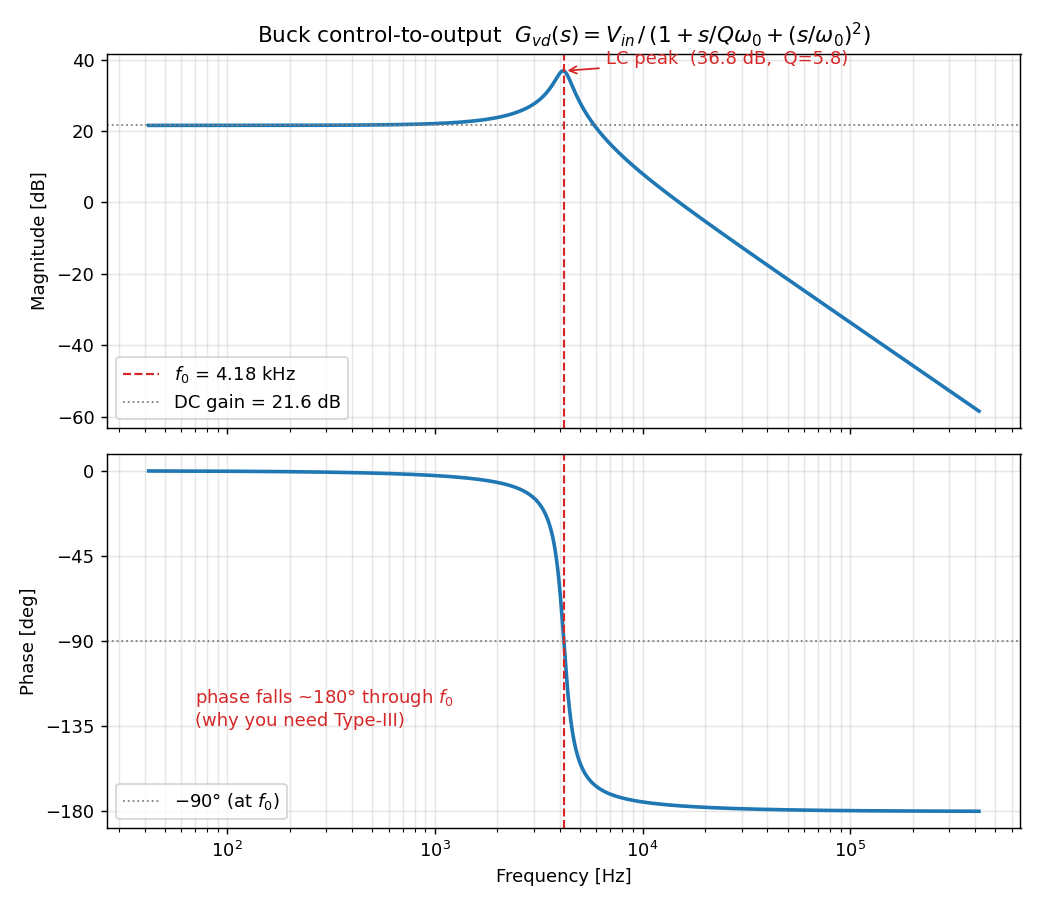

The Python source for this figure:
"""
Phase 0 — Control-to-output transfer function of a voltage-mode buck converter.

G_vd(s) describes how a small wiggle in the duty cycle d moves the output
voltage V_out. For a voltage-mode buck it is a second-order system: the output
L-C filter forms a resonant double-pole. This script builds G_vd(s), prints the
resonant frequency, and plots its Bode diagram.

    G_vd(s) = V_in / ( 1 + s/(Q*w0) + (s/w0)^2 )      with  w0 = 1/sqrt(L*C)

Why this matters: notice the phase plunges ~180 deg as you sweep past f0. A
double-pole eats 180 deg of phase margin in a hurry, which is exactly why a
plain integrator won't stabilize this loop -- you'll need a Type-III
compensator later to claw that phase back.
"""

import numpy as np
import matplotlib.pyplot as plt
import control as ct

# ----------------------------------------------------------------------------
# Parameters (Phase 0 power stage)
# ----------------------------------------------------------------------------
L = 33e-6        # output inductor [H]
C = 44e-6        # output capacitor [F]
V_in = 12.0      # input voltage [V]  -> sets the DC gain of G_vd

# Q (damping) is set by the load and parasitics. For an ideal buck driving a
# resistive load R:   Q = R * sqrt(C/L) = R / Z0,  where Z0 = sqrt(L/C).
R_load = 5.0                       # load resistance [ohm]
Z0 = np.sqrt(L / C)                # characteristic impedance of the LC tank [ohm]
Q = R_load / Z0                    # quality factor (dimensionless)

# ----------------------------------------------------------------------------
# Resonant frequency
# ----------------------------------------------------------------------------
w0 = 1.0 / np.sqrt(L * C)          # [rad/s]
f0 = w0 / (2.0 * np.pi)            # [Hz]

print(f"Z0  = sqrt(L/C)        = {Z0:.3f} ohm")
print(f"Q   = R_load / Z0      = {Q:.3f}")
print(f"w0  = 1/sqrt(L*C)      = {w0:.1f} rad/s")
print(f"f0  = 1/(2*pi*sqrt(LC)) = {f0/1e3:.2f} kHz")
print(f"DC gain G_vd(0)        = {V_in:.1f} V  ({20*np.log10(V_in):.1f} dB)")

# ----------------------------------------------------------------------------
# Build G_vd(s) as a control transfer function
#   denominator = (1/w0^2) s^2 + (1/(Q*w0)) s + 1
# ----------------------------------------------------------------------------
num = [V_in]
den = [1.0 / w0**2, 1.0 / (Q * w0), 1.0]
G_vd = ct.tf(num, den)
print("\nG_vd(s) =", G_vd)

# ----------------------------------------------------------------------------
# Bode plot
# ----------------------------------------------------------------------------
# Sweep from two decades below f0 to two decades above it.
w = np.logspace(np.log10(w0) - 2, np.log10(w0) + 2, 2000)
mag, phase, omega = ct.frequency_response(G_vd, w)

freqs_hz = omega / (2.0 * np.pi)
mag_db = 20.0 * np.log10(mag)
phase_deg = np.degrees(phase)

fig, (ax_mag, ax_phase) = plt.subplots(2, 1, figsize=(8, 7), sharex=True)

# --- Magnitude ---
ax_mag.semilogx(freqs_hz, mag_db, color="C0", lw=2)
ax_mag.axvline(f0, color="C3", ls="--", lw=1.2, label=f"$f_0$ = {f0/1e3:.2f} kHz")
ax_mag.axhline(20 * np.log10(V_in), color="gray", ls=":", lw=1,
               label=f"DC gain = {20*np.log10(V_in):.1f} dB")
peak_db = mag_db.max()
ax_mag.annotate(f"LC peak  ({peak_db:.1f} dB,  Q={Q:.1f})",
                xy=(f0, peak_db), xytext=(f0 * 1.6, peak_db + 2),
                arrowprops=dict(arrowstyle="->", color="C3"), color="C3")
ax_mag.set_ylabel("Magnitude [dB]")
ax_mag.set_title(r"Buck control-to-output  $G_{vd}(s) = V_{in}\,/\,(1 + s/Q\omega_0 + (s/\omega_0)^2)$")
ax_mag.grid(True, which="both", alpha=0.3)
ax_mag.legend(loc="lower left")

# --- Phase ---
ax_phase.semilogx(freqs_hz, phase_deg, color="C0", lw=2)
ax_phase.axvline(f0, color="C3", ls="--", lw=1.2)
ax_phase.axhline(-90, color="gray", ls=":", lw=1, label="$-90°$ (at $f_0$)")
ax_phase.annotate("phase falls ~180° through $f_0$\n(why you need Type-III)",
                  xy=(f0, -90), xytext=(f0 / 60, -135), color="C3")
ax_phase.set_ylabel("Phase [deg]")
ax_phase.set_xlabel("Frequency [Hz]")
ax_phase.set_yticks([0, -45, -90, -135, -180])
ax_phase.grid(True, which="both", alpha=0.3)
ax_phase.legend(loc="lower left")

fig.tight_layout()
out_png = "gvd_bode.png"
fig.savefig(out_png, dpi=130)
print(f"\nSaved Bode plot -> {out_png}")
plt.show()
